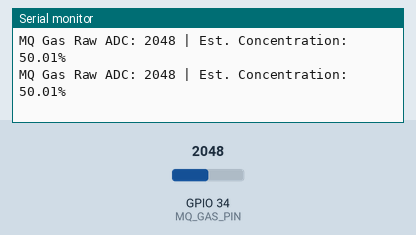
Simulated run of this sketch. Board: ESP32. Parts: the last lines printed to the serial monitor. Inputs (shaded band) come from the test bench; at power-on: GPIO 34 (MQ_GAS_PIN) = 2048.

Above: at 1.8 s.
1.9 s: GPIO 34 (MQ_GAS_PIN) set to 2866
At 2.4 s:
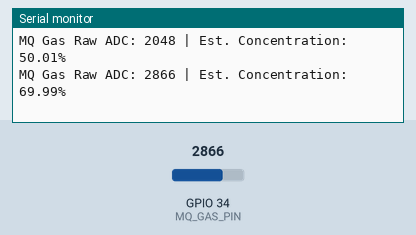
3.4 s: GPIO 34 (MQ_GAS_PIN) set to 3603
At 4.8 s:
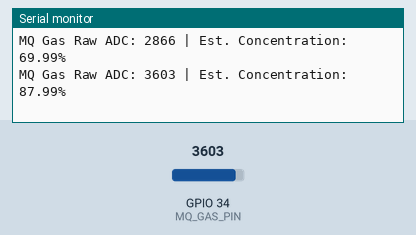
Timing chart, 0 to 6.4 s (numbered marks = the images above; inputs shaded):
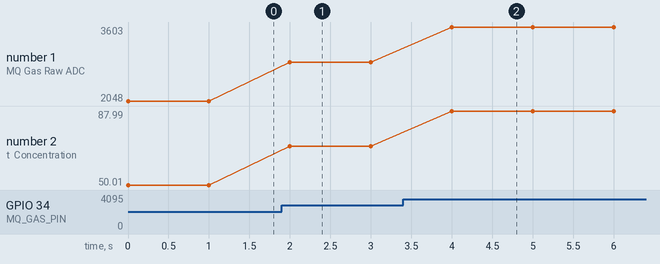

The sketch:

gas_sensor_module.ino
```cpp
const int MQ_GAS_PIN = 34;

void setup() {
  Serial.begin(115200);
  pinMode(MQ_GAS_PIN, INPUT);
}

void loop() {
  int gasRaw = analogRead(MQ_GAS_PIN);
  float ch4Pct = (gasRaw / 4095.0) * 100.0;

  Serial.printf("MQ Gas Raw ADC: %d | Est. Concentration: %.2f%%\n", gasRaw, ch4Pct);
  delay(1000);
}
```

Measured:
- after the input at 1.9 s, the serial monitor: prints a new line after 0.10 s (image 1)
- after the input at 3.4 s, the serial monitor: prints a new line after 0.60 s (image 2)
- plotted number 1: 2048 → 2866 after the input at 1.9 s, 2866 → 3603 after the input at 3.4 s
- plotted number 2: 50.01 → 69.99 after the input at 1.9 s, 69.99 → 87.99 after the input at 3.4 s
